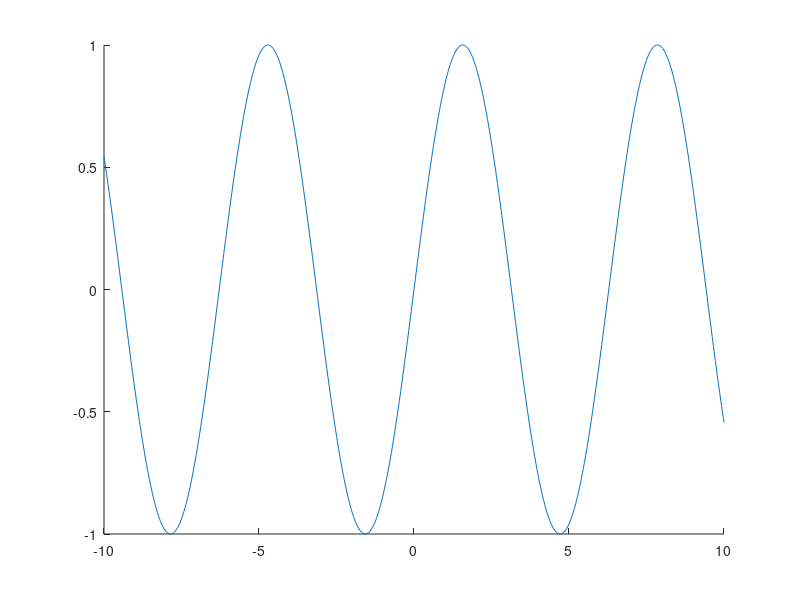

Here is the MATLAB script that generated this plot: (Note: this script raises an error after producing the figure.)
rf=@(x) 0;
rf=@(x) x;
%rf=@(x) sin(2*pi*x);
rf=@(x) sin(x);
%rf=@(x) exp(x);
%rf=@(x) floor(x)

x=linspace(-10,10,1000);
y=rf(x);
figure
hold on
plot(x,y)

ndec=100;
pf=rhoRF(rf,ndec)
vpa(pf,50)
[x,y]=rhoRFinv(pf,ndec);
plot(x,y,'o')
label=sprintf('%d decimals',ndec);
file=sprintf('plots/rhoRFsin%d',ndec);
legend('sin x', label)
print(file,'-dmeta')